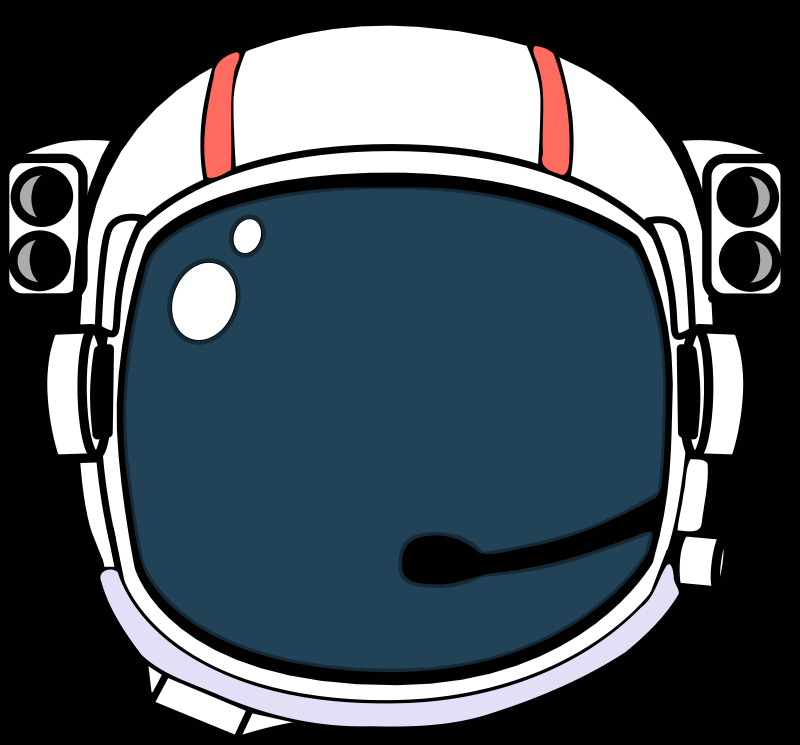
#> input picture helmet.png, 800 x 745 px
$ python hatAndMonocle.py
#> lines starting #> are read from the running program, lines starting #| are printed output that depends on the picture
import cv2  # OpenCV Library

deviceId = 0
#-----------------------------------------------------------------------------
#       Load and configure Haar Cascade Classifiers
#-----------------------------------------------------------------------------

# build our cv2 Cascade Classifiers
faceCascade = cv2.CascadeClassifier("cascadeFiles/haarcascade_frontalface_default.xml")
noseCascade = cv2.CascadeClassifier("reference/haarcascade_mcs_nose.xml")
#eyeCascade = cv2.CascadeClassifier("cascadeFiles/haarcascade_eye.xml")
#leftEyeCascade = cv2.CascadeClassifier("cascadeFiles/haarcascade_lefteye_2splits.xml")

#-----------------------------------------------------------------------------
#       Load and configure hat (.png with alpha transparency)
#-----------------------------------------------------------------------------

# Load our overlay image: hat.png & monocle.png
imgHat = cv2.imread('helmet.png',-1)
#> imgHat is the input picture: shape (745, 800, 4); mean B, G, R, A 87.6, 79.7, 69.7, 158.3
#imgMonacle = cv2.imread('monocle.png',-1)

# Create the mask for the hat & monocle
orig_mask = imgHat[:,:,3]
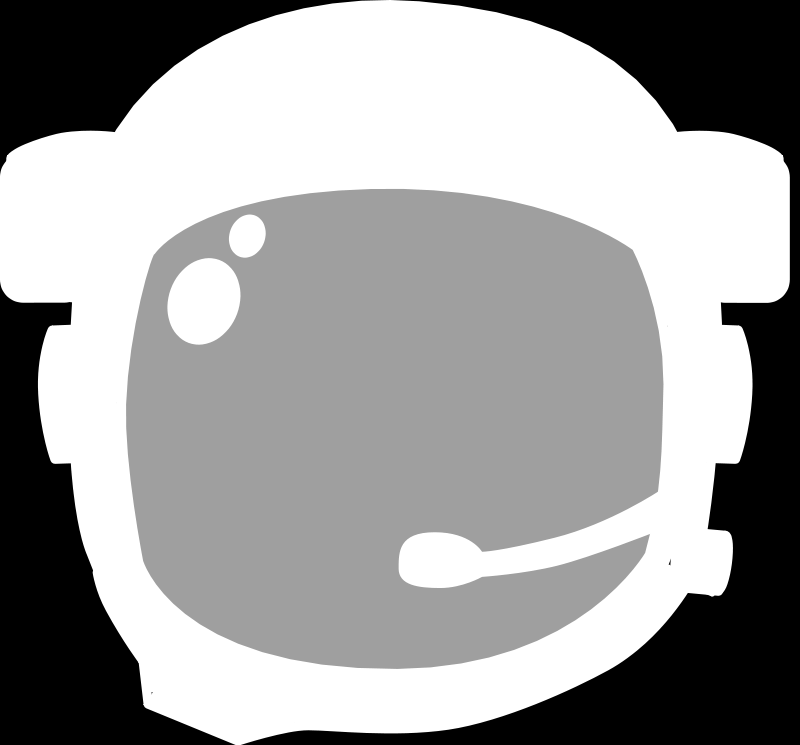
#> orig_mask: shape (745, 800); min 0, max 255, mean 158.3

# Create the inverted mask for the hat & monocle
orig_mask_inv = cv2.bitwise_not(orig_mask)
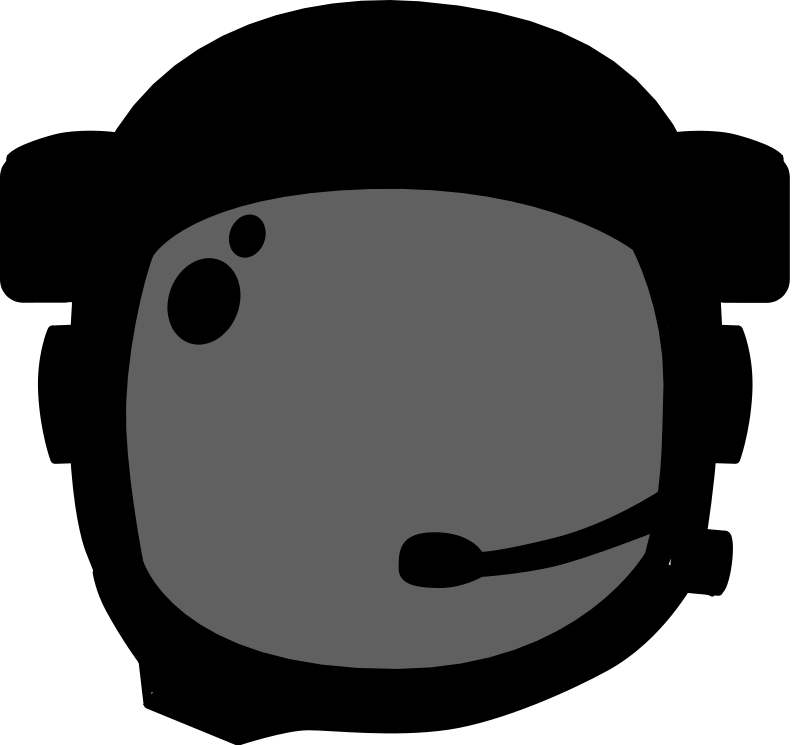
#> orig_mask_inv: shape (745, 800); min 0, max 255, mean 96.7

# Convert hat & monocle image to BGR
# and save the original image size (used later when re-sizing the image)
imgHat = imgHat[:,:,0:3]
#> imgHat: shape (745, 800, 3)
origHatHeight, origHatWidth = imgHat.shape[:2]
#> origHatHeight = 745; origHatWidth = 800

#-----------------------------------------------------------------------------
#       Main program loop
#-----------------------------------------------------------------------------

cv2.namedWindow("Live Feed", 0)
cv2.setWindowProperty("Live Feed", 0, 1)

# collect video input from first webcam on system
#> (the run stopped early here; a loop or call above may not have finished)

$ run again, with hat.png copied over helmet.png
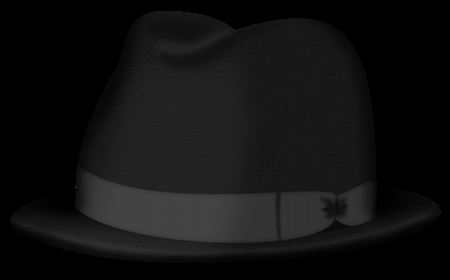
#> input picture hat.png, 450 x 280 px
#> imgHat is the input picture: shape (280, 450, 4); mean B, G, R, A 17, 17, 17, 143.7
#> `orig_mask = imgHat[:,:,3]`:
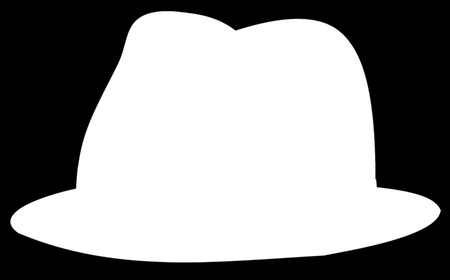
#> orig_mask: shape (280, 450); min 0, max 255, mean 143.7
#> `orig_mask_inv = cv2.bitwise_not(orig_mask)`:
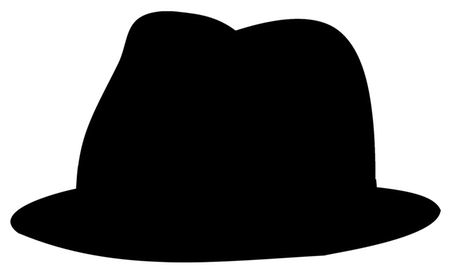
#> orig_mask_inv: shape (280, 450); min 0, max 255, mean 111.3
#> imgHat: shape (280, 450, 3)
